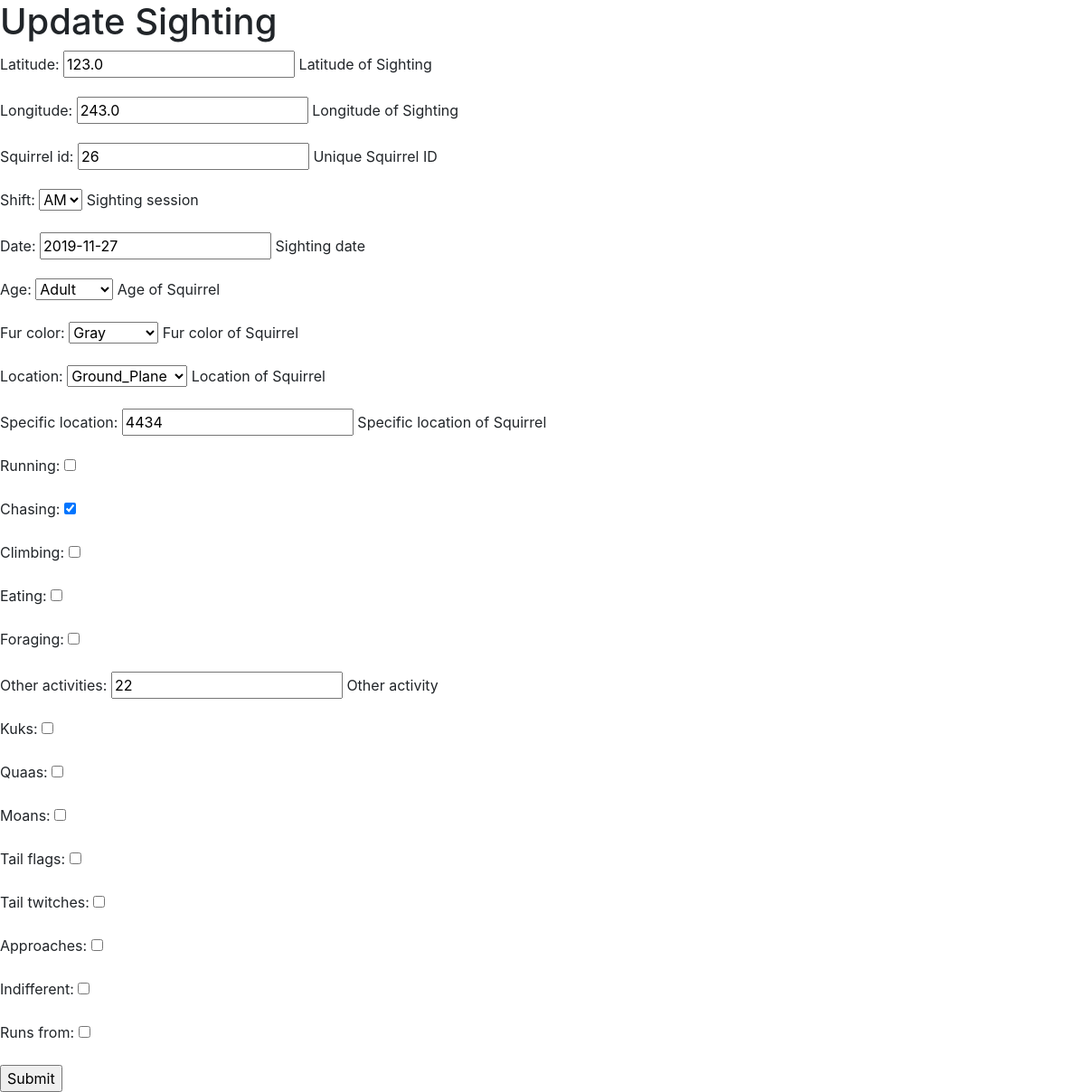
Page /sightings/26/ on the earlier database version.
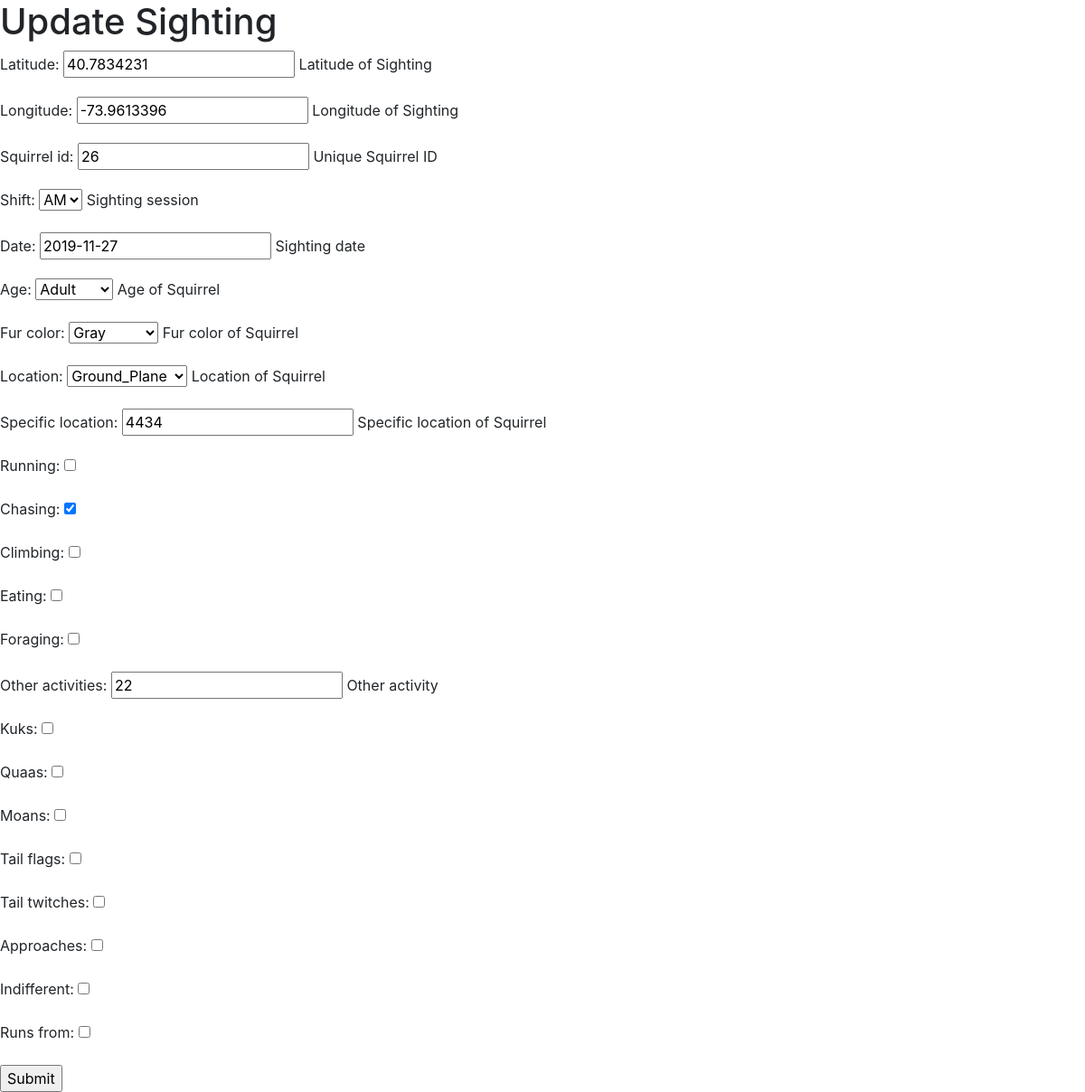
Same page on the later database version.
### tracker/models.py (models this page shows)
class Sighting(models.Model):
    latitude = models.FloatField(
            help_text=_('Latitude of Sighting'),
    )
    longitude = models.FloatField(
	    help_text=_('Longitude of Sighting'),
    )
    squirrel_id = models.CharField(
            primary_key=True,
            max_length=32,
	    help_text=_('Unique Squirrel ID'),
    )
    AM = "AM"
    PM = "PM"
    SHIFT_CHOICES=(
            (AM,"AM"),
	    (PM,"PM"),
    )
    shift = models.CharField(
	    max_length=2,
	    choices=SHIFT_CHOICES,
	    default=AM,
	    help_text=_("Sighting session"),
    )
    date = models.DateField(
	    help_text=_("Sighting date"),
    )
    ADULT = "adult"
    JUVENILE = "juvenile"
    AGE_CHOICES =(
	    (ADULT,"Adult"),
	    (JUVENILE,"Juvenile"),
            ('',''),
    )
    age = models.CharField(
	    max_length=16,
	    choices=AGE_CHOICES,
	    default=ADULT,
	    help_text=_("Age of Squirrel"),
	    null=True,
    )
    GRAY="gray"
    BLACK="black"
    CINNAMON="cinnamon"
    FUR_CHOICES=(
            (GRAY,"Gray"),
	    (BLACK,"Black"),
	    (CINNAMON,"Cinnamon"),
	    ('',''),
    )
    fur_color = models.CharField(
            max_length=10,
	    choices=FUR_CHOICES,
	    default=GRAY,
	    help_text=_("Fur color of Squirrel"),
	    null=True,
    )
    GROUND_PLANE="ground_plane"
    ABOVE_GROUND="above_ground"
    LOC_CHOICES=(
	    (GROUND_PLANE,"Ground_Plane"),
	    (ABOVE_GROUND,"Above_Ground"),
            ('',''),
    )
    location = models.CharField(
	    max_length=20,
	    choices=LOC_CHOICES,
	    default=GROUND_PLANE,
	    help_text=_("Location of Squirrel"),
	    null=True,
    )
    specific_location = models.CharField(
	    max_length=20,
	    help_text=_("Specific location of Squirrel"),
	    null=True,
            blank=True,
    )
    running = models.BooleanField(
	    default=False,
    )
    chasing = models.BooleanField(
	    default=False,
    )
    climbing = models.BooleanField(
	    default=False,
    )
    eating = models.BooleanField(
	    default=False,
    )
    foraging = models.BooleanField(
	    default=False,
    )
    other_activities = models.CharField(
	    max_length=20,
	    help_text=_("Other activity"),
	    null=True,
            blank=True,
    )
    kuks = models.BooleanField(
	    default=False,
    )
    quaas = models.BooleanField(
	    default=False,
    )
    moans = models.BooleanField(
	    default=False,
    )
    tail_flags = models.BooleanField(
	    default=False,
    )
    tail_twitches = models.BooleanField(
	    default=False,
    )
    approaches = models.BooleanField(
	    default=False,
    )
    indifferent = models.BooleanField(
	    default=False,
    )
    runs_from = models.BooleanField(
	    default=False,
    )

### tracker/views.py (the view)
# urls.py: path('sightings/<slug:pk>/', views.sighting_update, name='sighting_update'),
def sighting_update(request, pk, template_name='tracker/sighting_form.html'):
    sighting = get_object_or_404(Sighting, pk=pk)
    form = SightingForm(request.POST or None, instance=sighting)
    if form.is_valid():
        form.save()
        return redirect('sighting_list')
    return render(request, template_name, {'form':form})

### tracker/views.py
class SightingForm(ModelForm):
    class Meta:
        model = Sighting
        fields = '__all__'

### tracker/templates/tracker/sighting_form.html (shortened to what this page needs)
<!doctype html>
<html lang="en">
  <head>
    <link rel="stylesheet" href="https://maxcdn.bootstrapcdn.com/bootstrap/4.0.0/css/bootstrap.min.css">
  </head>
  <body>
    <h1> Update Sighting </h1>
    <form action="" method="post">
      {{ form.as_p }}
      <input type="submit" name="update" value="Submit">
    </form>
  </body>
</html>

Differences in the rows shown:
changed Sighting "AM": latitude "123.0" → "40.7834231"; longitude "243.0" → "-73.9613396"
